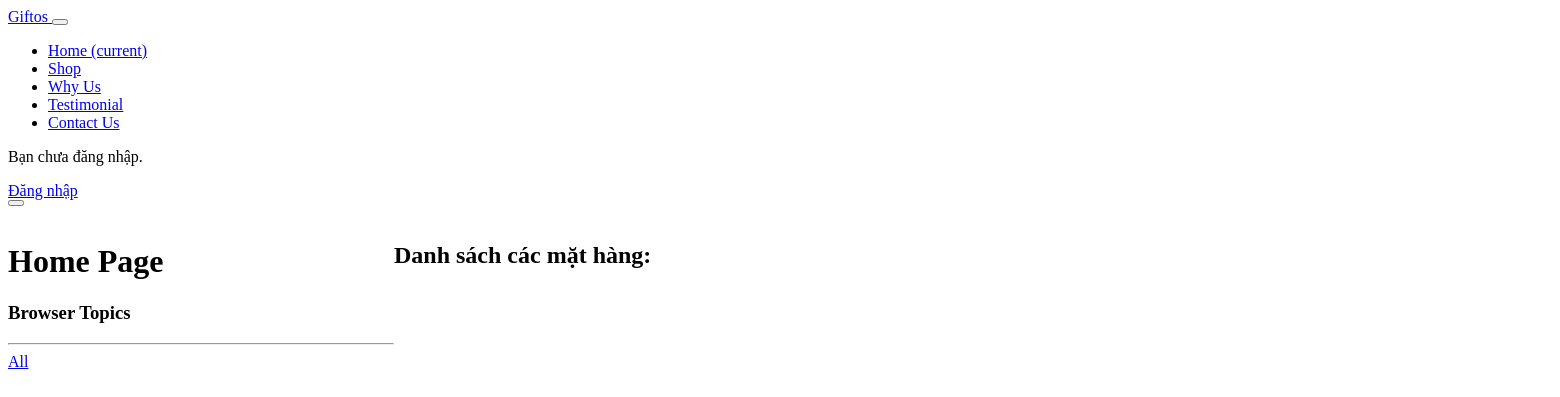
The page /?q=food on the database as committed earlier.
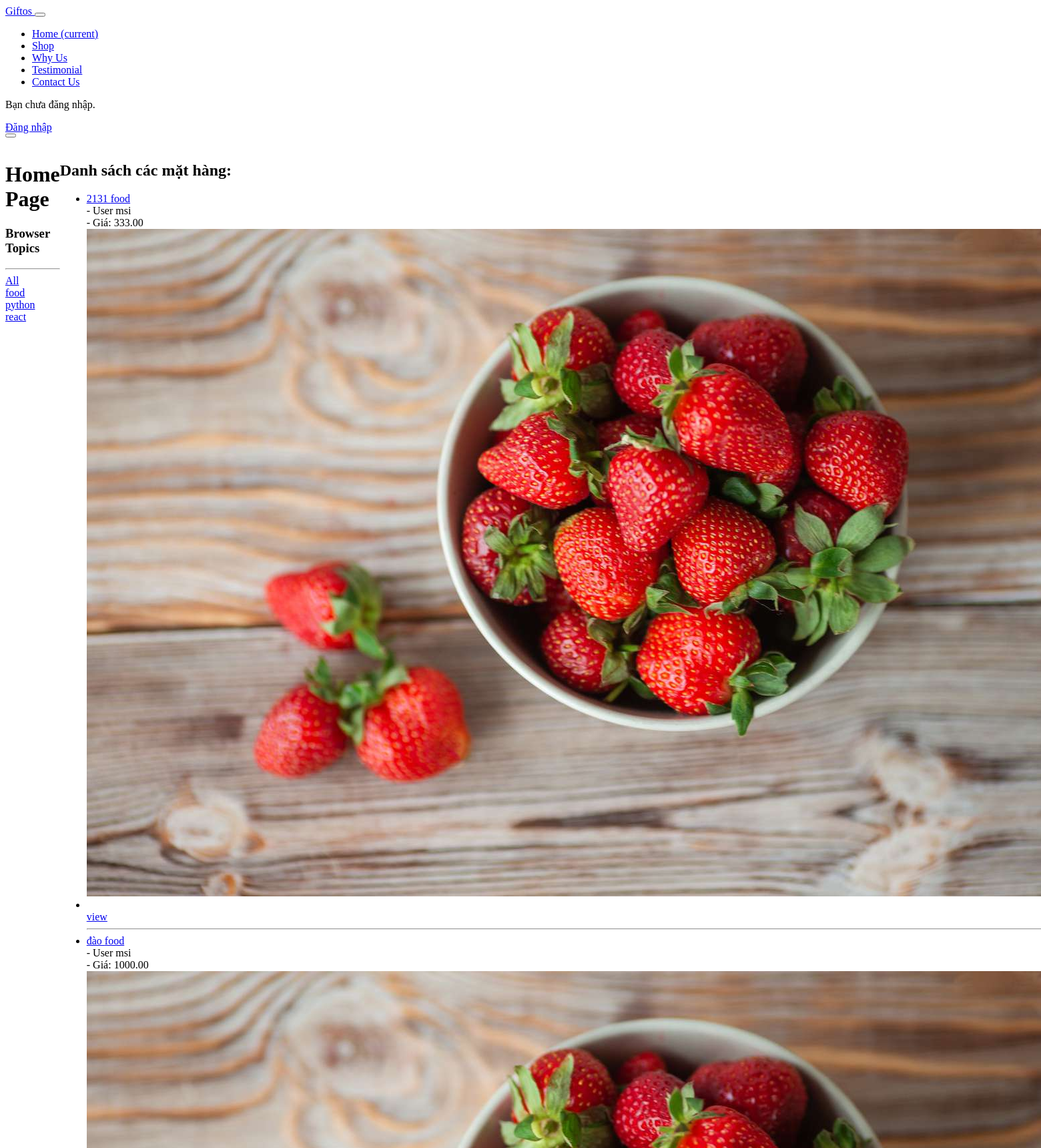
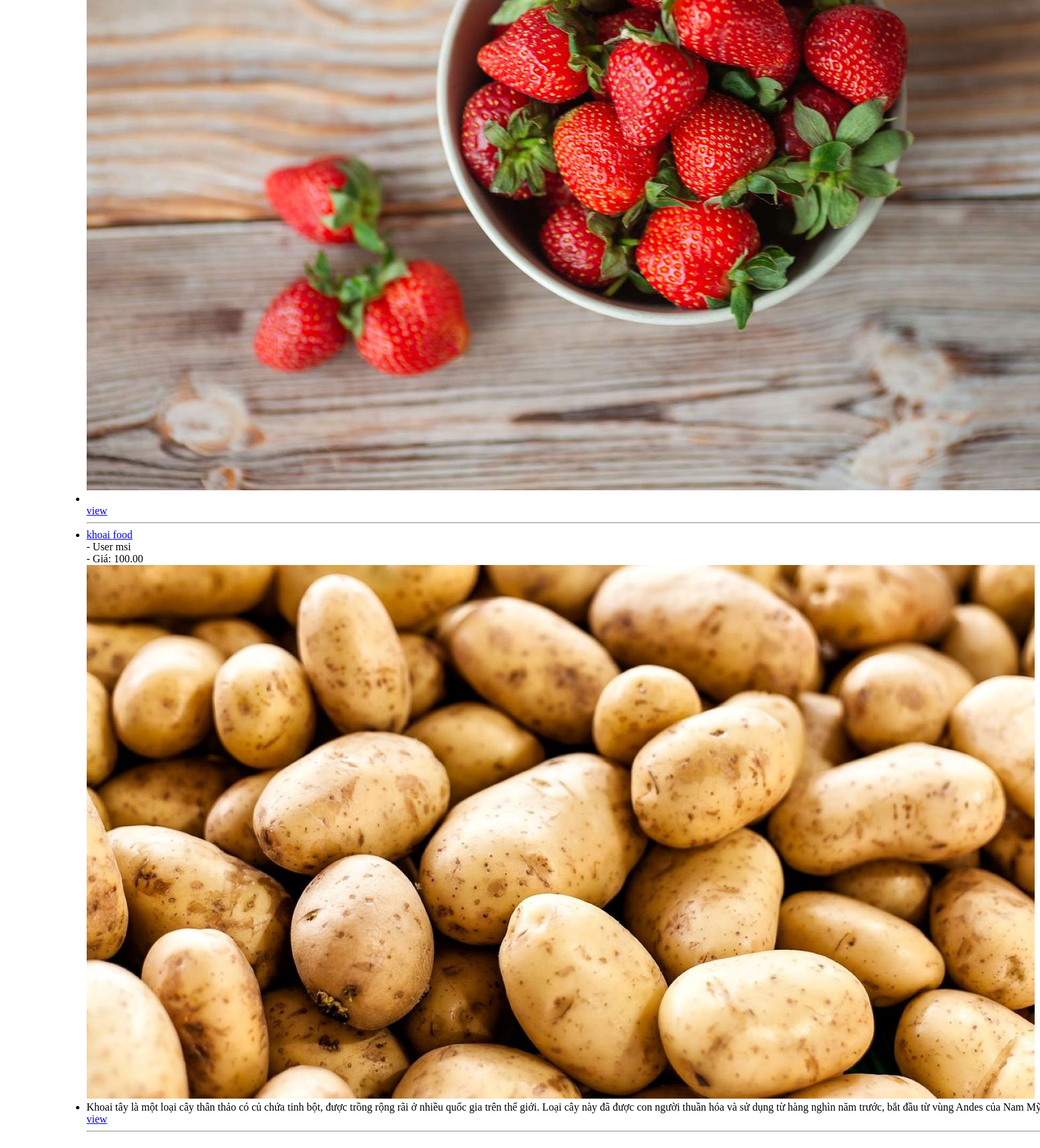
The same page on the database as committed later (2 pictures, top to bottom).
### shop/models.py (models this page shows, shortened)
class Topic(models.Model):
    name = models.CharField(max_length=200)
    def __str__(self):
        return self.name

class Item(models.Model):
    host = models.ForeignKey(User, on_delete=models.SET_NULL, null=True)
    topic = models.ForeignKey(Topic, on_delete=models.SET_NULL, null=True)
    name = models.CharField(max_length=100)
    price = models.DecimalField(max_digits=20, decimal_places=2)
    image = models.ImageField(upload_to='items/', null=True, blank=True)
    description = models.TextField(null=True, blank=True)
    participants = models.ManyToManyField(User, related_name='participants', blank=True)
    updated = models.DateTimeField(auto_now=True)
    created = models.DateTimeField(auto_now_add=True)
    class Meta:
        ordering = ['-created']

### shop/views.py (the view)
# urls.py: path('', views.home, name="home"),
def home(request):
    q = request.GET.get('q', '')
    items = Item.objects.all()
    if q:
        items = items.filter(topic__name__icontains=q)
    topics = Topic.objects.all()
    context = {'items': items, 'topics': topics}
    return render(request, 'shop/home.html', context)

### shop/templates/shop/home.html (shortened to what this page needs)
{% include 'navbar.html' %}
<body>
    <div class="home-container">
        <div>
            <h1>Home Page</h1>
            {% include 'shop/topics_component.html' %}
        </div>
        <div>
            <h2>Danh sách các mặt hàng:</h2>
            <ul>
                {% for item in items %}
                <li>
                    <a href="{% url 'update-item' item.pk %}">{{ item.name }} {{ item.topic}} </a>
                    <br>
                    <a>- User {{ item.host }}</a>
                    <br>
                    <a>- Giá: {{ item.price }}</a>
                    {% if item.image %}
                    <img src="{{ item.image.url }}" alt="{{ item.name }}">
                    {% else %}
                    <p>No image available</p>
                    {% endif %}
                    <li>{{ item.description }}</li>
                    <a href="{% url 'view-item' item.pk %}">view</a>
                </li>
                <hr>
                {% endfor %}
            </ul>
        </div>
    </div>
</body>
</html>

### shop/templates/shop/topics_component.html
<h3>Browser Topics</h3>
<hr>
<div>
    <a href="{% url 'home' %}">All</a>
</div>
{% for topic in topics %}
<div>
    <a href="{% url 'home' %}?q={{topic.name}}">{{topic.name}}</a>
</div>
{% endfor %}

Rows that differ between the two databases and show on the page:
added Topic: name "food"
added Topic: name "python"
added Topic: name "react"
added Item: name "2131", topic "food", host "msi", price "333.00", image (picture)
added Item: name "đào", topic "food", host "msi", price "1000.00", image (picture)
added Item: name "khoai", topic "food", host "msi", price "100.00", image (picture), description "Khoai tây là một loại cây thân thảo có củ chứa tinh bột, được trồng rộng rãi ở nhiều quốc gia trên thế giới. Loại cây này đã được con người thuần hóa và sử dụng từ hàng nghìn năm trước, bắt đầu từ vùng Andes của Nam…"
